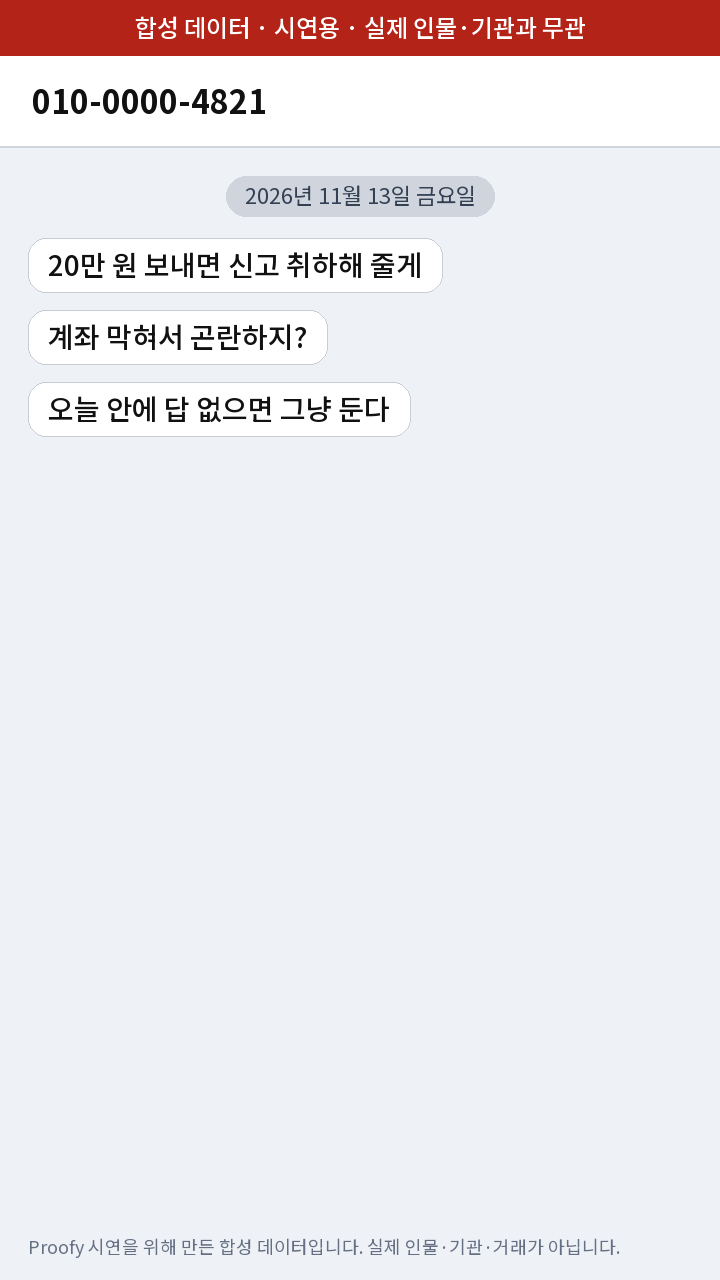
#> input picture app/samples/unexpected/threat_message.png, 720 x 1280 px
$ python -i preprocess.py   (imports and definitions only)
#> lines starting #> are read from the running program, lines starting #| are printed output that depends on the picture
#> further down, picture is the input picture: PIL image 720x1280 RGB; mean R, G, B 234.4, 231, 233.9
"""OCR 전처리. 휴대폰으로 찍은 서류에서 흔한 회전, 기울기, 고르지 않은 조명, 잡음, 낮은 해상도를
바로잡는다.

전처리한 이미지 좌표로 읽은 영역 상자를 원본 서류 좌표로 쓸 수 있게, 적용한 변환을 기록해 두고
되돌린다(`Transform.to_original`).

출처: corebank-objection-agent `objection_agent/preprocess.py` 전체(1~140행). 줄 길이만 맞췄다.
원본 측정: 8도 기울기, 90도 회전, 3% 잡음, 사진 흉내에서 글자 오류율이 크게 줄고
깨끗한 서류는 그대로다.
"""

from __future__ import annotations

import io
import math
from dataclasses import dataclass, field

from PIL import Image, ImageFilter, ImageMath, ImageOps

# 이보다 좁은 이미지는 키워서 읽는다. Tesseract 는 글자 높이 20~30픽셀 이상에서 안정적이다
TARGET_WIDTH = 1600
# 키우는 배율과 결과 픽셀 수의 상한.
# 좁고 긴 이미지(예: 20x50000)를 키우다 메모리가 바닥나는 것을 막는다
MAX_SCALE = 4.0
MAX_PIXELS = 40_000_000
# 이보다 길쭉한 이미지는 서류로 보지 않는다
MAX_ASPECT = 20.0
# 기울기 탐색 범위(도). 이보다 크게 기운 서류는 방향 감지(90도 단위)가 맡는다
MAX_SKEW = 12.0
# 이보다 작은 기울기는 고치지 않는다. 회전 보간이 오히려 글자를 흐린다
MIN_SKEW = 0.3


# [25 lines that did not run here, left out]


def _unrotate(
    px: float, py: float, angle: float, before: tuple[int, int], after: tuple[int, int]
) -> tuple[float, float]:
    # Pillow 의 rotate(angle) 는 화면 기준 반시계 방향이다. 이미지 좌표(y 아래)에서 정방향은
    # x' = cos*dx + sin*dy, y' = -sin*dx + cos*dy 이므로 역변환은 아래와 같다
    rad = math.radians(angle)
    cos, sin = math.cos(rad), math.sin(rad)
    dx, dy = px - after[0] / 2, py - after[1] / 2
    return before[0] / 2 + cos * dx - sin * dy, before[1] / 2 + sin * dx + cos * dy


# [6 lines that did not run here, left out]


class ImageRejected(ValueError):
    """서류로 읽을 수 없는 크기나 비율이다."""


# [11 lines that did not run here, left out]


def flatten(image: Image.Image) -> Image.Image:
    """조명 평탄화. 글자를 지운 배경(최댓값 필터 + 흐림)으로 나눠 바탕을 흰색으로 편다.

    이 단계가 회전보다 먼저여야 한다. 회색 종이를 돌리면 모서리에 흰 삼각형이 생기고,
    Tesseract 의 이진화가 회색 종이 전체를 글자로 잡아 아무것도 읽지 못한다.
    """
    background = image.filter(ImageFilter.MaxFilter(15)).filter(ImageFilter.GaussianBlur(20))
    flat = ImageMath.lambda_eval(
        lambda a: a["convert"](a["min"](a["img"] * 255 / (a["bg"] + 1), 255), "L"),
        img=image,
        bg=background,
    )
    return ImageOps.autocontrast(flat, cutoff=1)


# [4 lines that did not run here, left out]


def estimate_skew(image: Image.Image) -> float:
    """줄 방향 투영의 분산이 가장 큰 각도.

    글자 줄이 수평일 때 행 평균이 줄과 줄 사이에서 크게 출렁인다.
    """
    small = image.copy()
    small.thumbnail((900, 900))
    small = small.point(lambda v: 0 if v < 180 else 255)
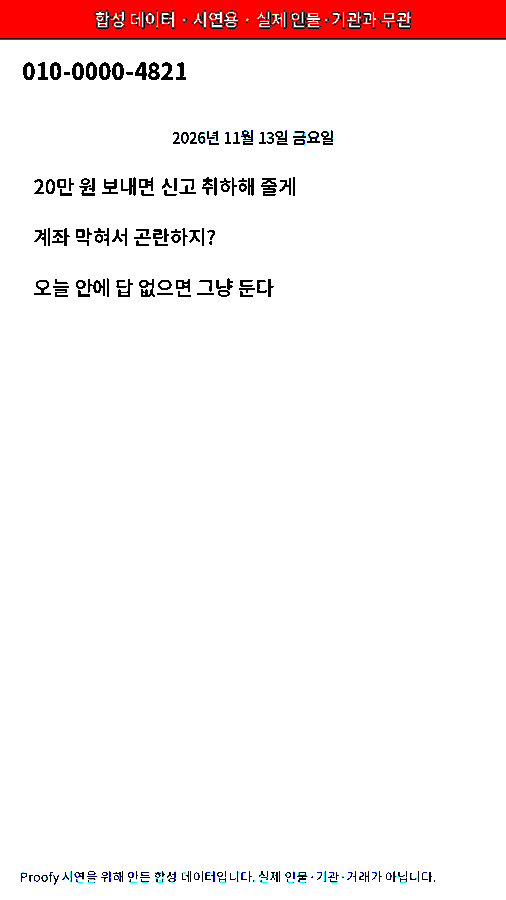
#> small: PIL image 506x900 RGB; mean R, G, B 249.6, 239.9, 240

    def score(angle: float) -> float:
#> called with angle = -12
        rotated = small.rotate(angle, fillcolor=255, resample=Image.BILINEAR)
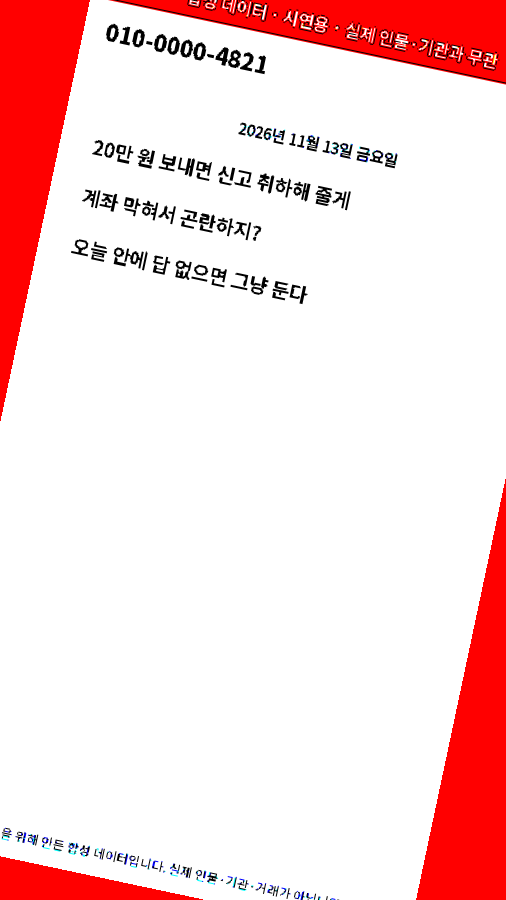
#> rotated: PIL image 506x900 RGB; mean R, G, B 249.8, 218, 218.1
        rows = rotated.resize((1, small.height), Image.BOX)
#> (the run stopped early here; a loop or call above may not have finished)
